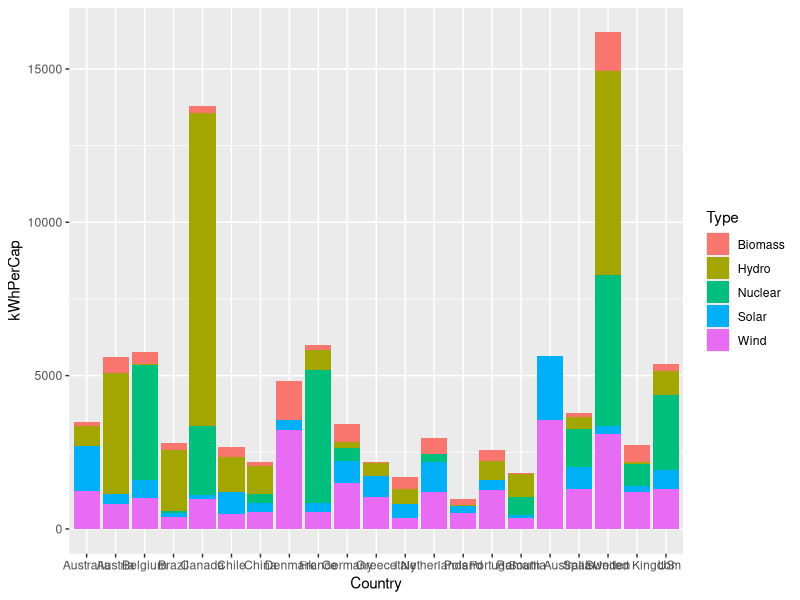

Write R code to recreate this figure.
## ---- chunk 1
library(tidyverse)
dfpop<-read_csv("data/populationRenamed2022.csv")
dfkwPerCapSolar<-read_csv("data/kwPerCap2022.csv") %>% arrange(desc(kwPerCap)) %>% slice_head(n=20)
dfkwPerCapWind<-read_csv("data/kwPerCap2022Wind.csv") %>% arrange(desc(kwPerCap)) %>% slice_head(n=20)
countries<-dfkwPerCapWind %>% select(Country)
countries<-bind_rows(countries,tribble(~Country,"South Australia"))
dfwsbh<-read_csv("data/wsbh.csv") %>% inner_join(countries)
dfel<-bind_rows(tribble(~Country,~TWh,~Population,"South Australia",14.2,1.8e6),(read_csv("data/el.csv") %>% inner_join(countries)))
dfwsbh<-dfwsbh %>% group_by(Country) %>% summarise(sum=sum(kWhPerCap)) %>% ungroup() %>% inner_join(dfwsbh)
dfwsbh %>% ggplot()+geom_col(aes(x=Country,y=kWhPerCap,fill=Type))
## ---- chunk 2

